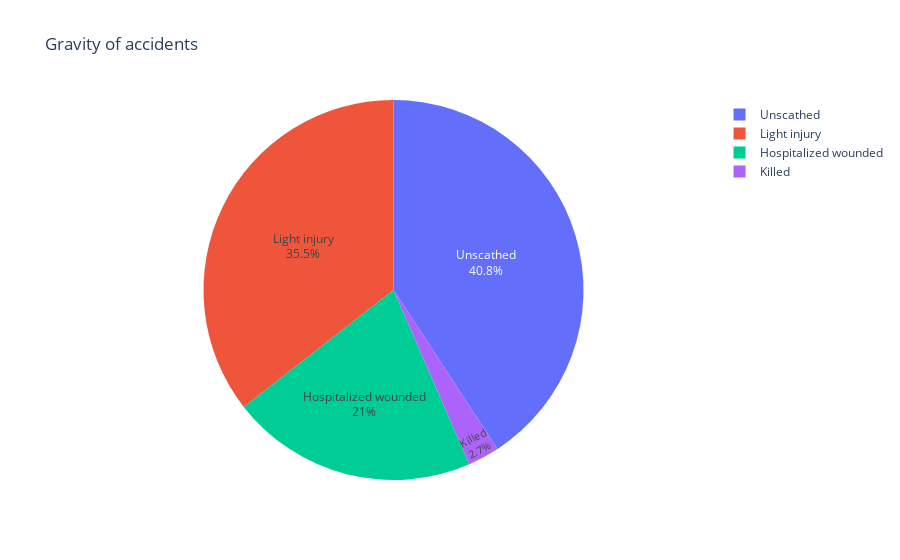

The code cell stored with this chart in its notebook:
### Markdown cell above
# Voyage effectué

### Code cell
pie(users, "grav", "Gravity of accidents")

### Figure 1 — Plotly figure (JSON) as saved in the notebook; plotly's stock layout.template omitted (floating-point values rounded to 4 significant figures)
{"data": [{"domain": {"x": [0, 1], "y": [0, 1]}, "hovertemplate": "index=%{label}<br>value=%{value}<extra></extra>", "labels": ["Unscathed", "Light injury", "Hospitalized wounded", "Killed"], "legendgroup": "", "name": "", "showlegend": true, "textinfo": "percent+label", "textposition": "inside", "type": "pie", "values": [0.4077, 0.3555, 0.2098, 0.02697]}], "layout": {"legend": {"tracegroupgap": 0}, "title": {"text": "Gravity of accidents"}}}
